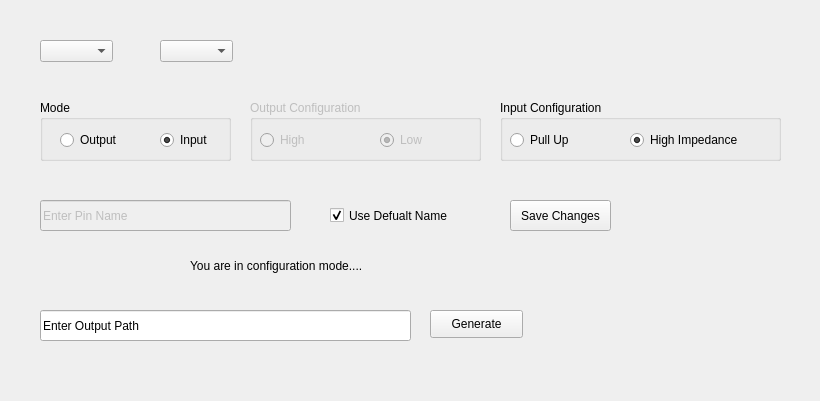
<?xml version="1.0" encoding="UTF-8"?>
<ui version="4.0">
 <class>Form</class>
 <widget class="QWidget" name="Form">
  <property name="geometry">
   <rect>
    <x>0</x>
    <y>0</y>
    <width>820</width>
    <height>401</height>
   </rect>
  </property>
  <property name="windowTitle">
   <string>DIO Tool</string>
  </property>
  <widget class="QLineEdit" name="OutputPath_lineEdit">
   <property name="geometry">
    <rect>
     <x>40</x>
     <y>310</y>
     <width>371</width>
     <height>31</height>
    </rect>
   </property>
   <property name="text">
    <string>Enter Output Path</string>
   </property>
  </widget>
  <widget class="QPushButton" name="Generate_pushButton">
   <property name="geometry">
    <rect>
     <x>430</x>
     <y>310</y>
     <width>93</width>
     <height>28</height>
    </rect>
   </property>
   <property name="text">
    <string>Generate</string>
   </property>
  </widget>
  <widget class="QLineEdit" name="PinName_lineEdit_2">
   <property name="enabled">
    <bool>false</bool>
   </property>
   <property name="geometry">
    <rect>
     <x>40</x>
     <y>200</y>
     <width>251</width>
     <height>31</height>
    </rect>
   </property>
   <property name="text">
    <string>Enter Pin Name</string>
   </property>
  </widget>
  <widget class="QCheckBox" name="UseDefualtName_checkBox_2">
   <property name="geometry">
    <rect>
     <x>330</x>
     <y>200</y>
     <width>131</width>
     <height>31</height>
    </rect>
   </property>
   <property name="text">
    <string>Use Defualt Name</string>
   </property>
   <property name="checked">
    <bool>true</bool>
   </property>
  </widget>
  <widget class="QComboBox" name="PORT_comboBox">
   <property name="geometry">
    <rect>
     <x>40</x>
     <y>40</y>
     <width>73</width>
     <height>22</height>
    </rect>
   </property>
  </widget>
  <widget class="QComboBox" name="PIN_comboBox">
   <property name="geometry">
    <rect>
     <x>160</x>
     <y>40</y>
     <width>73</width>
     <height>22</height>
    </rect>
   </property>
  </widget>
  <widget class="QGroupBox" name="InputConfig_groupBox">
   <property name="geometry">
    <rect>
     <x>500</x>
     <y>100</y>
     <width>281</width>
     <height>61</height>
    </rect>
   </property>
   <property name="title">
    <string>Input Configuration</string>
   </property>
   <widget class="QRadioButton" name="PullUp_radioButton">
    <property name="geometry">
     <rect>
      <x>10</x>
      <y>30</y>
      <width>97</width>
      <height>20</height>
     </rect>
    </property>
    <property name="text">
     <string>Pull Up</string>
    </property>
   </widget>
   <widget class="QRadioButton" name="HighImp_radioButton">
    <property name="geometry">
     <rect>
      <x>130</x>
      <y>30</y>
      <width>131</width>
      <height>20</height>
     </rect>
    </property>
    <property name="text">
     <string>High Impedance</string>
    </property>
    <property name="checked">
     <bool>true</bool>
    </property>
   </widget>
  </widget>
  <widget class="QGroupBox" name="OutputConfig_groupBox">
   <property name="enabled">
    <bool>false</bool>
   </property>
   <property name="geometry">
    <rect>
     <x>250</x>
     <y>100</y>
     <width>231</width>
     <height>61</height>
    </rect>
   </property>
   <property name="title">
    <string>Output Configuration</string>
   </property>
   <widget class="QRadioButton" name="High_radioButton">
    <property name="geometry">
     <rect>
      <x>10</x>
      <y>30</y>
      <width>97</width>
      <height>20</height>
     </rect>
    </property>
    <property name="text">
     <string>High</string>
    </property>
   </widget>
   <widget class="QRadioButton" name="Low_radioButton">
    <property name="enabled">
     <bool>false</bool>
    </property>
    <property name="geometry">
     <rect>
      <x>130</x>
      <y>30</y>
      <width>97</width>
      <height>20</height>
     </rect>
    </property>
    <property name="text">
     <string>Low</string>
    </property>
    <property name="checked">
     <bool>true</bool>
    </property>
   </widget>
  </widget>
  <widget class="QGroupBox" name="Mode_groupBox">
   <property name="geometry">
    <rect>
     <x>40</x>
     <y>100</y>
     <width>191</width>
     <height>61</height>
    </rect>
   </property>
   <property name="title">
    <string>Mode</string>
   </property>
   <widget class="QRadioButton" name="Output_radioButton">
    <property name="geometry">
     <rect>
      <x>20</x>
      <y>30</y>
      <width>97</width>
      <height>20</height>
     </rect>
    </property>
    <property name="text">
     <string>Output</string>
    </property>
   </widget>
   <widget class="QRadioButton" name="Input_radioButton">
    <property name="geometry">
     <rect>
      <x>120</x>
      <y>30</y>
      <width>97</width>
      <height>20</height>
     </rect>
    </property>
    <property name="text">
     <string>Input</string>
    </property>
    <property name="checked">
     <bool>true</bool>
    </property>
   </widget>
  </widget>
  <widget class="QPushButton" name="SAVE_pushButton">
   <property name="geometry">
    <rect>
     <x>510</x>
     <y>200</y>
     <width>101</width>
     <height>31</height>
    </rect>
   </property>
   <property name="text">
    <string>Save Changes</string>
   </property>
  </widget>
  <widget class="QLabel" name="State_label">
   <property name="geometry">
    <rect>
     <x>190</x>
     <y>250</y>
     <width>201</width>
     <height>31</height>
    </rect>
   </property>
   <property name="text">
    <string>You are in configuration mode....</string>
   </property>
  </widget>
 </widget>
 <resources/>
 <connections>
  <connection>
   <sender>Output_radioButton</sender>
   <signal>clicked(bool)</signal>
   <receiver>OutputConfig_groupBox</receiver>
   <slot>setEnabled(bool)</slot>
   <hints>
    <hint type="sourcelabel">
     <x>138</x>
     <y>139</y>
    </hint>
    <hint type="destinationlabel">
     <x>480</x>
     <y>144</y>
    </hint>
   </hints>
  </connection>
  <connection>
   <sender>Output_radioButton</sender>
   <signal>clicked(bool)</signal>
   <receiver>InputConfig_groupBox</receiver>
   <slot>setDisabled(bool)</slot>
   <hints>
    <hint type="sourcelabel">
     <x>138</x>
     <y>139</y>
    </hint>
    <hint type="destinationlabel">
     <x>480</x>
     <y>245</y>
    </hint>
   </hints>
  </connection>
  <connection>
   <sender>Input_radioButton</sender>
   <signal>clicked(bool)</signal>
   <receiver>OutputConfig_groupBox</receiver>
   <slot>setDisabled(bool)</slot>
   <hints>
    <hint type="sourcelabel">
     <x>138</x>
     <y>219</y>
    </hint>
    <hint type="destinationlabel">
     <x>480</x>
     <y>144</y>
    </hint>
   </hints>
  </connection>
  <connection>
   <sender>Input_radioButton</sender>
   <signal>clicked(bool)</signal>
   <receiver>InputConfig_groupBox</receiver>
   <slot>setEnabled(bool)</slot>
   <hints>
    <hint type="sourcelabel">
     <x>138</x>
     <y>219</y>
    </hint>
    <hint type="destinationlabel">
     <x>480</x>
     <y>245</y>
    </hint>
   </hints>
  </connection>
 </connections>
</ui>
